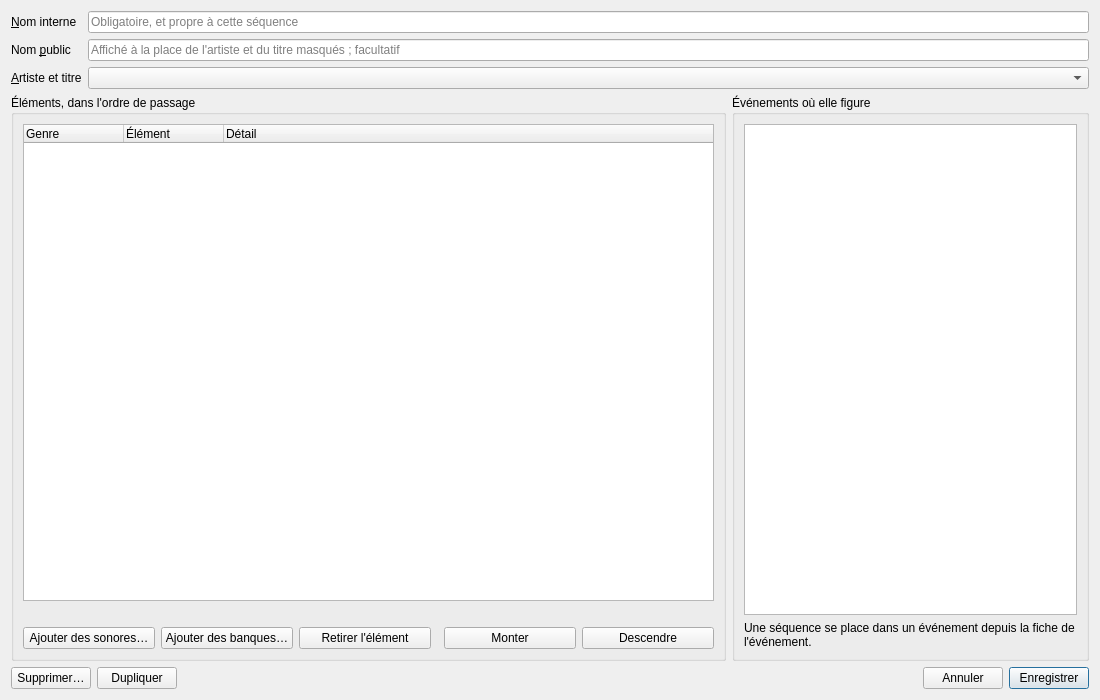
<?xml version="1.0" encoding="UTF-8"?>
<ui version="4.0">
 <class>FicheSequence</class>
 <widget class="QWidget" name="FicheSequence">
  <property name="geometry">
   <rect>
    <x>0</x>
    <y>0</y>
    <width>1100</width>
    <height>700</height>
   </rect>
  </property>
  <layout class="QVBoxLayout" name="disposition" stretch="0,1,0">
   <item>
    <layout class="QFormLayout" name="formulaire">
     <item row="0" column="0">
      <widget class="QLabel" name="etiquette_nom_interne">
       <property name="text">
        <string>&amp;Nom interne</string>
       </property>
       <property name="buddy">
        <cstring>nom_interne</cstring>
       </property>
      </widget>
     </item>
     <item row="0" column="1">
      <widget class="QLineEdit" name="nom_interne">
       <property name="maxLength">
        <number>255</number>
       </property>
       <property name="placeholderText">
        <string>Obligatoire, et propre à cette séquence</string>
       </property>
      </widget>
     </item>
     <item row="1" column="0">
      <widget class="QLabel" name="etiquette_nom_public">
       <property name="text">
        <string>Nom &amp;public</string>
       </property>
       <property name="buddy">
        <cstring>nom_public</cstring>
       </property>
      </widget>
     </item>
     <item row="1" column="1">
      <widget class="QLineEdit" name="nom_public">
       <property name="maxLength">
        <number>255</number>
       </property>
       <property name="placeholderText">
        <string>Affiché à la place de l'artiste et du titre masqués ; facultatif</string>
       </property>
      </widget>
     </item>
     <item row="2" column="0">
      <widget class="QLabel" name="etiquette_masquage">
       <property name="text">
        <string>&amp;Artiste et titre</string>
       </property>
       <property name="buddy">
        <cstring>masquage</cstring>
       </property>
      </widget>
     </item>
     <item row="2" column="1">
      <widget class="QComboBox" name="masquage" />
     </item>
    </layout>
   </item>
   <item>
    <layout class="QHBoxLayout" name="listes" stretch="2,1">
     <item>
      <widget class="QGroupBox" name="groupe_elements">
       <property name="title">
        <string>Éléments, dans l'ordre de passage</string>
       </property>
       <layout class="QVBoxLayout" name="disposition_elements">
        <item>
         <widget class="QTreeWidget" name="elements">
          <property name="alternatingRowColors">
           <bool>true</bool>
          </property>
          <property name="selectionMode">
           <enum>QAbstractItemView::SelectionMode::SingleSelection</enum>
          </property>
          <property name="rootIsDecorated">
           <bool>false</bool>
          </property>
          <property name="uniformRowHeights">
           <bool>true</bool>
          </property>
          <column>
           <property name="text">
            <string>Genre</string>
           </property>
          </column>
          <column>
           <property name="text">
            <string>Élément</string>
           </property>
          </column>
          <column>
           <property name="text">
            <string>Détail</string>
           </property>
          </column>
         </widget>
        </item>
        <item>
         <widget class="QLabel" name="avertissement">
          <property name="wordWrap">
           <bool>true</bool>
          </property>
         </widget>
        </item>
        <item>
         <layout class="QHBoxLayout" name="boutons_elements">
          <item>
           <widget class="QPushButton" name="ajouter_sonores">
            <property name="text">
             <string>Ajouter des sonores…</string>
            </property>
           </widget>
          </item>
          <item>
           <widget class="QPushButton" name="ajouter_banques">
            <property name="text">
             <string>Ajouter des banques…</string>
            </property>
           </widget>
          </item>
          <item>
           <widget class="QPushButton" name="retirer_element">
            <property name="text">
             <string>Retirer l'élément</string>
            </property>
           </widget>
          </item>
          <item>
           <spacer name="espace_elements">
            <property name="orientation">
             <enum>Qt::Orientation::Horizontal</enum>
            </property>
           </spacer>
          </item>
          <item>
           <widget class="QPushButton" name="monter">
            <property name="text">
             <string>Monter</string>
            </property>
           </widget>
          </item>
          <item>
           <widget class="QPushButton" name="descendre">
            <property name="text">
             <string>Descendre</string>
            </property>
           </widget>
          </item>
         </layout>
        </item>
       </layout>
      </widget>
     </item>
     <item>
      <widget class="QGroupBox" name="groupe_evenements">
       <property name="title">
        <string>Événements où elle figure</string>
       </property>
       <layout class="QVBoxLayout" name="disposition_evenements">
        <item>
         <widget class="QListWidget" name="evenements">
          <property name="alternatingRowColors">
           <bool>true</bool>
          </property>
         </widget>
        </item>
        <item>
         <widget class="QLabel" name="explication_evenements">
          <property name="text">
           <string>Une séquence se place dans un événement depuis la fiche de l'événement.</string>
          </property>
          <property name="wordWrap">
           <bool>true</bool>
          </property>
         </widget>
        </item>
       </layout>
      </widget>
     </item>
    </layout>
   </item>
   <item>
    <layout class="QHBoxLayout" name="pied" stretch="0,0,1,0,0">
     <item>
      <widget class="QPushButton" name="supprimer">
       <property name="text">
        <string>Supprimer…</string>
       </property>
       <property name="toolTip">
        <string>Supprime l'élément de la base, après confirmation ; aucun fichier n'est touché.</string>
       </property>
      </widget>
     </item>
     <item>
      <widget class="QPushButton" name="dupliquer">
       <property name="text">
        <string>Dupliquer</string>
       </property>
       <property name="toolTip">
        <string>Ouvre une copie de l'élément dans une nouvelle fiche ; rien n'est enregistré avant « Enregistrer ».</string>
       </property>
      </widget>
     </item>
     <item>
      <widget class="QLabel" name="message">
       <property name="wordWrap">
        <bool>true</bool>
       </property>
      </widget>
     </item>
     <item>
      <widget class="QPushButton" name="annuler">
       <property name="text">
        <string>Annuler</string>
       </property>
      </widget>
     </item>
     <item>
      <widget class="QPushButton" name="enregistrer">
       <property name="text">
        <string>Enregistrer</string>
       </property>
       <property name="default">
        <bool>true</bool>
       </property>
      </widget>
     </item>
    </layout>
   </item>
  </layout>
 </widget>
 <resources />
 <connections />
</ui>
